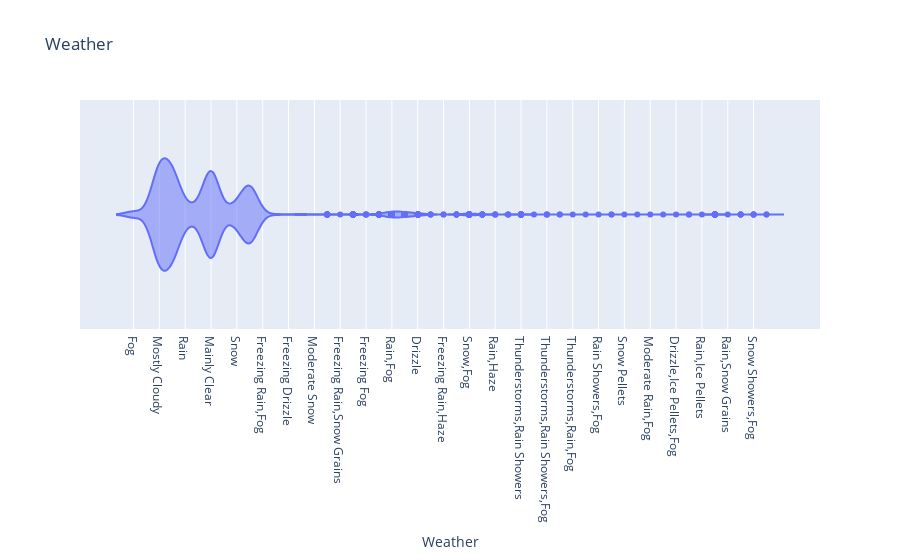

The cell this chart's notebook holds for it:
### Markdown cell above
## Visualization

### Code cell
px.violin(df, x='Weather', title='Weather')

### Figure 1 — Plotly figure (JSON) as saved in the notebook; plotly's stock layout.template omitted (floating-point values rounded to 4 significant figures; data arrays with more than 128 entries replaced by an {"elided": "..."} marker saying what was removed)
{"data": [{"alignmentgroup": "True", "box": {"visible": false}, "hovertemplate": "Weather=%{x}<extra></extra>", "legendgroup": "", "marker": {"color": "#636efa"}, "name": "", "offsetgroup": "", "orientation": "h", "scalegroup": "True", "showlegend": false, "type": "violin", "x": {"elided": "8784 str values"}, "x0": " ", "xaxis": "x", "y0": " ", "yaxis": "y"}], "layout": {"legend": {"tracegroupgap": 0}, "title": {"text": "Weather"}, "violinmode": "group", "xaxis": {"anchor": "y", "domain": [0, 1], "title": {"text": "Weather"}}, "yaxis": {"anchor": "x", "domain": [0, 1]}}}
